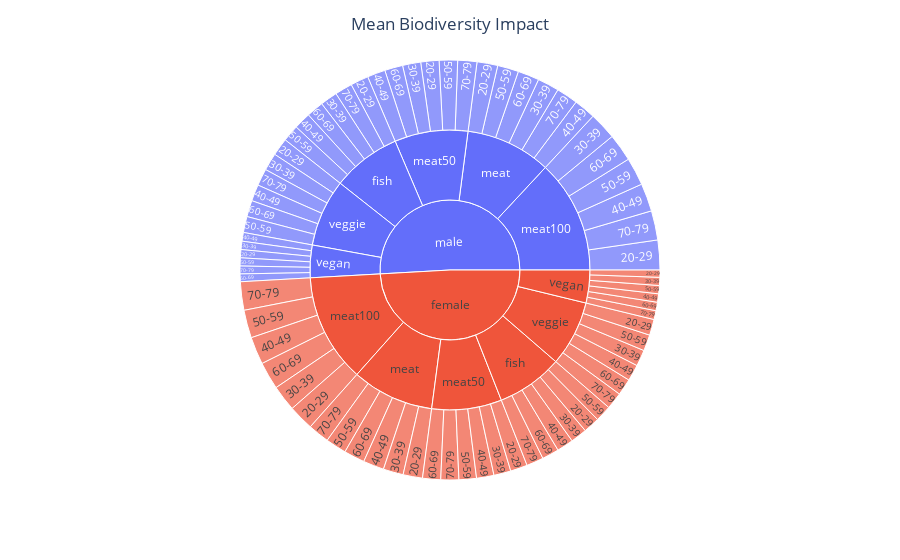

Write notebook code for a chart like this one.
### Code cell
fig = px.sunburst(grouped_data, path=['sex', 'diet_group', 'age_group'], values='mean_bio')
fig.update_layout(title='Mean Biodiversity Impact', title_x=0.5)
fig.show()

### Figure 1 — Plotly figure (JSON) as saved in the notebook; plotly's stock layout.template omitted (floating-point values rounded to 4 significant figures)
{"data": [{"branchvalues": "total", "domain": {"x": [0, 1], "y": [0, 1]}, "hovertemplate": "labels=%{label}<br>mean_bio=%{value}<br>parent=%{parent}<br>id=%{id}<extra></extra>", "ids": ["female/fish/20-29", "male/fish/20-29", "female/meat/20-29", "male/meat/20-29", "female/meat100/20-29", "male/meat100/20-29", "female/meat50/20-29", "male/meat50/20-29", "female/vegan/20-29", "male/vegan/20-29", "female/veggie/20-29", "male/veggie/20-29", "female/fish/30-39", "male/fish/30-39", "female/meat/30-39", "male/meat/30-39", "female/meat100/30-39", "male/meat100/30-39", "female/meat50/30-39", "male/meat50/30-39", "female/vegan/30-39", "male/vegan/30-39", "female/veggie/30-39", "male/veggie/30-39", "female/fish/40-49", "male/fish/40-49", "female/meat/40-49", "male/meat/40-49", "female/meat100/40-49", "male/meat100/40-49", "female/meat50/40-49", "male/meat50/40-49", "female/vegan/40-49", "male/vegan/40-49", "female/veggie/40-49", "male/veggie/40-49", "female/fish/50-59", "male/fish/50-59", "female/meat/50-59", "male/meat/50-59", "female/meat100/50-59", "male/meat100/50-59", "female/meat50/50-59", "male/meat50/50-59", "female/vegan/50-59", "male/vegan/50-59", "female/veggie/50-59", "male/veggie/50-59", "female/fish/60-69", "male/fish/60-69", "female/meat/60-69", "male/meat/60-69", "female/meat100/60-69", "male/meat100/60-69", "female/meat50/60-69", "male/meat50/60-69", "female/vegan/60-69", "male/vegan/60-69", "female/veggie/60-69", "male/veggie/60-69", "female/fish/70-79", "male/fish/70-79", "female/meat/70-79", "male/meat/70-79", "female/meat100/70-79", "male/meat100/70-79", "female/meat50/70-79", "male/meat50/70-79", "female/vegan/70-79", "male/vegan/70-79", "female/veggie/70-79", "male/veggie/70-79", "female/fish", "male/fish", "female/meat", "male/meat", "female/meat100", "male/meat100", "female/meat50", "male/meat50", "female/vegan", "male/vegan", "female/veggie", "male/veggie", "female", "male"], "labels": ["20-29", "20-29", "20-29", "20-29", "20-29", "20-29", "20-29", "20-29", "20-29", "20-29", "20-29", "20-29", "30-39", "30-39", "30-39", "30-39", "30-39", "30-39", "30-39", "30-39", "30-39", "30-39", "30-39", "30-39", "40-49", "40-49", "40-49", "40-49", "40-49", "40-49", "40-49", "40-49", "40-49", "40-49", "40-49", "40-49", "50-59", "50-59", "50-59", "50-59", "50-59", "50-59", "50-59", "50-59", "50-59", "50-59", "50-59", "50-59", "60-69", "60-69", "60-69", "60-69", "60-69", "60-69", "60-69", "60-69", "60-69", "60-69", "60-69", "60-69", "70-79", "70-79", "70-79", "70-79", "70-79", "70-79", "70-79", "70-79", "70-79", "70-79", "70-79", "70-79", "fish", "fish", "meat", "meat", "meat100", "meat100", "meat50", "meat50", "vegan", "vegan", "veggie", "veggie", "female", "male"], "name": "", "parents": ["female/fish", "male/fish", "female/meat", "male/meat", "female/meat100", "male/meat100", "female/meat50", "male/meat50", "female/vegan", "male/vegan", "female/veggie", "male/veggie", "female/fish", "male/fish", "female/meat", "male/meat", "female/meat100", "male/meat100", "female/meat50", "male/meat50", "female/vegan", "male/vegan", "female/veggie", "male/veggie", "female/fish", "male/fish", "female/meat", "male/meat", "female/meat100", "male/meat100", "female/meat50", "male/meat50", "female/vegan", "male/vegan", "female/veggie", "male/veggie", "female/fish", "male/fish", "female/meat", "male/meat", "female/meat100", "male/meat100", "female/meat50", "male/meat50", "female/vegan", "male/vegan", "female/veggie", "male/veggie", "female/fish", "male/fish", "female/meat", "male/meat", "female/meat100", "male/meat100", "female/meat50", "male/meat50", "female/vegan", "male/vegan", "female/veggie", "male/veggie", "female/fish", "male/fish", "female/meat", "male/meat", "female/meat100", "male/meat100", "female/meat50", "male/meat50", "female/vegan", "male/vegan", "female/veggie", "male/veggie", "female", "male", "female", "male", "female", "male", "female", "male", "female", "male", "female", "male", "", ""], "type": "sunburst", "values": [248.1, 273.6, 295.3, 315.3, 387.4, 452.8, 258.6, 277.0, 109.8, 124.7, 242.8, 268.2, 249.8, 262.4, 305.7, 327.7, 394.7, 417.3, 259.5, 276.6, 123.4, 126.1, 248.1, 266.1, 252.8, 258.1, 317.0, 330.7, 419.3, 426.4, 264.8, 274.4, 127.6, 132.0, 248.9, 251.4, 246.8, 253.0, 317.6, 321.3, 425.0, 424.3, 266.0, 280.1, 125.1, 122.9, 246.2, 244.2, 258.6, 259.7, 317.1, 326.0, 418.8, 420.0, 274.5, 275.4, 128.8, 117.7, 253.7, 248.6, 259.3, 265.9, 324.1, 329.4, 432.1, 446.0, 273.3, 291.5, 135.0, 119.3, 256.7, 259.4, 1516.0, 1573.0, 1877.0, 1951.0, 2477.0, 2587.0, 1597.0, 1675.0, 749.7, 742.7, 1496.0, 1538.0, 9712.0, 10070.0]}], "layout": {"legend": {"tracegroupgap": 0}, "margin": {"t": 60}, "title": {"text": "Mean Biodiversity Impact", "x": 0.5}}}
